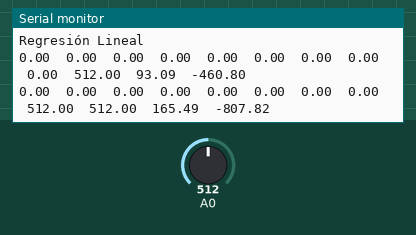
The sketch below on a simulated Arduino Uno, built with avr-gcc and run on an emulated ATmega328P. On the bench: the last lines printed to the serial monitor. The test bench sets the inputs (shaded band); at power-on: A0 = 512.

Above: at 1.8 s.
1.9 s: A0 set to 716
At 2.8 s:
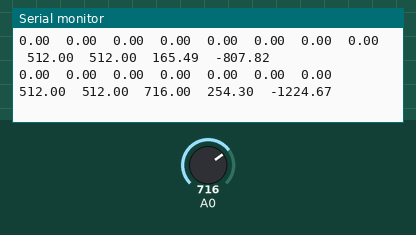
3.4 s: A0 set to 900
At 4.5 s:
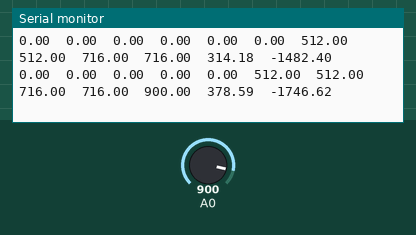
Timing chart, 0 to 6.4 s (numbered marks = the images above; inputs shaded):
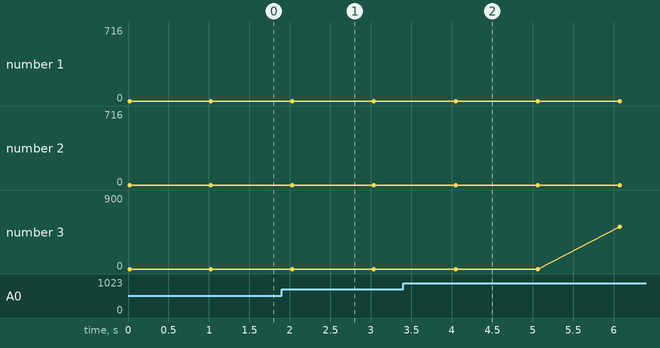

Measured:
- after the input at 1.9 s, the serial monitor: prints a new line after 0.13 s (image 1)
- after the input at 3.4 s, the serial monitor: prints a new line after 0.65 s (image 2)
- plotted number 3: 0 → 900 after the input at 3.4 s

The sketch:

RegresionLineal.ino
```cpp
// Por Roberto A. Zavala

// Libro : https://www.amazon.com.mx/dp/B074TTGLL2
// 🙏🏼    : DNv7acPAeVBhTXbKv26itJecPG1SPy2o4F

// De acuerdo con regresión lineal
// m = \frac{sum_{i=1}^{n} Y_i x_i - n \bar{x}\bar{Y}}{sum_{i=1}^{n} x_i - n x_i ^2}

const int n = 10;                       // Se toman los últimos 10 valores para realizar regresión
const int N = n+1;

float Y[N];                             // vecto re n+1 entradas
float Sx, SY, Sx2, SYx, xm, Ym;         // variables necesarias
float m, b;                             // regresores

void setup()
{
Serial.begin(9600);
Serial.println("Regresión Lineal");
Sx = ( n * ( n + 1 ) ) / 2;             // La sumatoria por inducción
xm = Sx / n;
}

void loop()
{
medir();
pendiente();
interseccion();
Serial.write(10);
delay(1000);
}

void medir()
{
for ( int i=1; i<=n-1; i++ ) { Y[i] = Y[i+1]; }
Y[n] = analogRead(0); // Serial.println(Y[n]);
for ( int i=1; i<=n; i++ ) { Serial.print(Y[i]); Serial.print("\t"); }
}

void pendiente()
{
SY = 0;
Ym = 0;
SYx= 0;
m  = 0;
for ( int i=1; i<=10; i++ ) { SY = SY + Y[i]; Ym = Ym + Y[i]; SYx = SYx + Y[i] * i;}
Ym = SY/n;
m = SYx - (n * xm * Ym);
m = m / ( Sx - pow(xm,2) );
// Serial.print(Ym); Serial.print("\t");
// Serial.print(SY); Serial.print("\t");
Serial.print(m); Serial.print("\t");
}

void interseccion()
{
b = Ym - m * xm;
Serial.print(b); Serial.print("\t");
}
```
